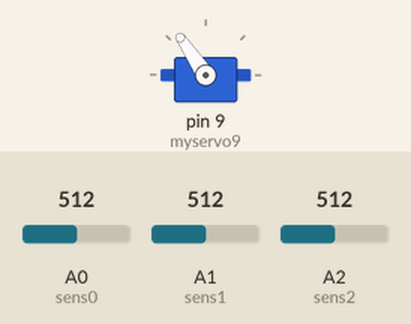
This sketch was run on a simulated Arduino Uno, built with avr-gcc and run on an emulated ATmega328P. On the bench: servo. The inputs (shaded band) are chosen by the test bench; at power-on: A1 (sens1) = 512, A2 (sens2) = 512, A0 (sens0) = 512.

Above: at 1.2 s.
1.3 s: A1 (sens1) set to 716
At 2.1 s:
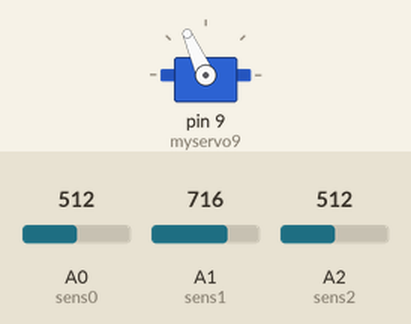
2.8 s: A2 (sens2) set to 900
At 4.0 s:
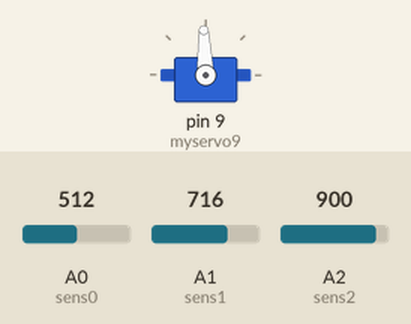
4.3 s: A1 (sens1) set to 0
At 4.9 s:
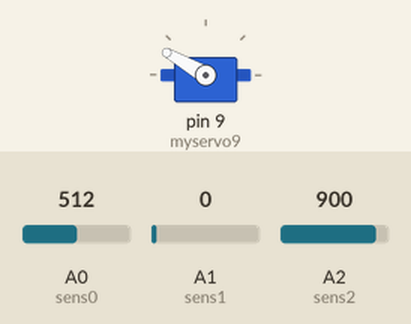
5.8 s: A0 (sens0) set to 0
At 6.8 s:
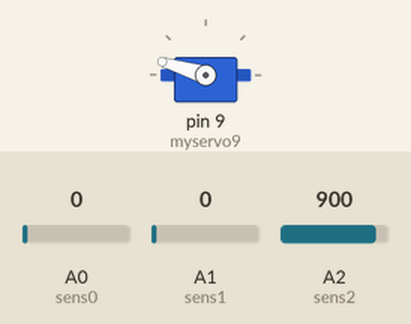
7.3 s: A2 (sens2) set to 122
At 8.3 s:
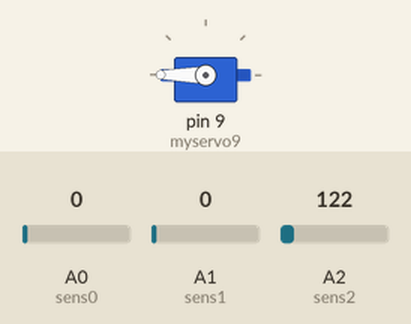
Timing chart, 0 to 9.8 s (numbered marks = the images above; inputs shaded):
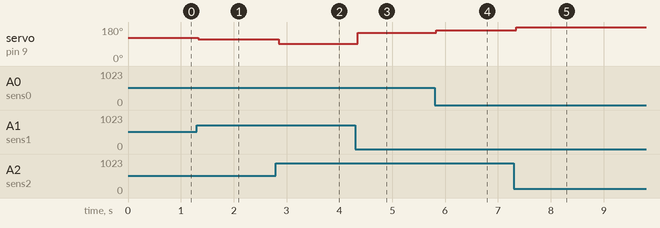

Measured:
- after the input at 1.3 s, servo on pin 9 (myservo9): 124° → 114° at once
- after the input at 2.8 s, servo on pin 9 (myservo9): 114° → 92° after 0.05 s
- after the input at 4.3 s, servo on pin 9 (myservo9): 92° → 150° after 0.05 s
- after the input at 5.8 s, servo on pin 9 (myservo9): 150° → 163° at once
- after the input at 7.3 s, servo on pin 9 (myservo9): 163° → 180° at once

The sketch:

v18.3_delta_robot.ino
```cpp
double sens0 = A0;
double sens1 = A1;
double sens2 = A2;
const double pi = 3.1415926535897932384626433832795;
double map(double x, double in_min, double in_max, double out_min, double out_max){
  return (x - in_min) * (out_max - out_min) / (in_max - in_min) + out_min;
  }
double Rad(double angle){
    return (pi / 180) * angle;
  }
#include <stdio.h>
#include <stdlib.h>
#include <Servo.h>
Servo myservo9;
#include <math.h>
double x,y,z,x3,y3,z3,a,b,value3,a3,h3,hoek3,hoekG3;
double p1=0.05;

const int c = 30,l = 20,h = 40,r = 0;

double f3(double x,double y,double z,double hoek3){
  x3 = l*sin(hoek3)*cos(Rad(90))+r*cos(Rad(90));
  y3 = l*sin(hoek3)*sin(Rad(90))+r*sin(Rad(90));
  z3 = l*cos(hoek3) + h;

  value3 = pow(c,2) - pow((x3-x),2) - pow((y3-y),2)- pow((z3-z),2);
  return value3;
  }

void setup() {
  Serial.begin(9600);
  myservo9.attach(9);
  pinMode(9,OUTPUT);
}

void loop() {
  x = analogRead(sens0);
  x = map(x,0,1023,-15,15);
  y = analogRead(sens1);
  y = map(y,0,1023,-15,15);
  z = analogRead(sens2);
  z = map(z, 0,1023,0,20);
  a = 0;
  b = pi;
  hoek3 = (a+b)/2;
  while ( abs(f3(x,y,z,hoek3)) > p1){
    hoek3=(a+b)/2;
    if (f3(x,y,z,hoek3)*f3(x,y,z,a)>0){
       a=hoek3;
    }
    if (f3(x,y,z,hoek3)*f3(x,y,z,b)>0){
        b=hoek3;
    }
}
hoek3 = hoek3+Rad(15);
hoekG3 = map(hoek3,0,pi,0,180);
myservo9.write(hoekG3);
}
```
